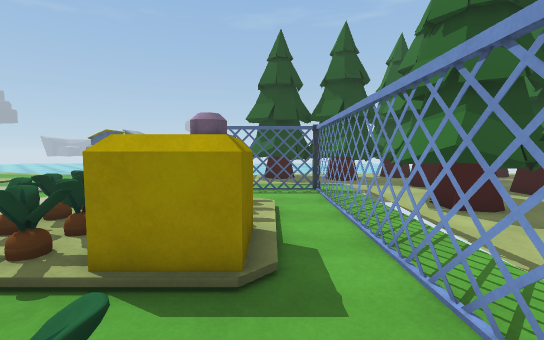
View 1 (above)

24 first-person views from a walk through a scene from a Unity 3-D project. The camera is 1.4 m above the floor, tilts 4° down and sees 90° across. The floor is counted in squares, 1 m on a side. Each view is taken from the middle of a square. On the plan, view 1 faces up. The plan holds only what a view shows up to about 13 squares ahead; the rest is blank. The place goes on beyond the plan. Some animated figures are left out. Some surface patterns are stand-ins.

View 2
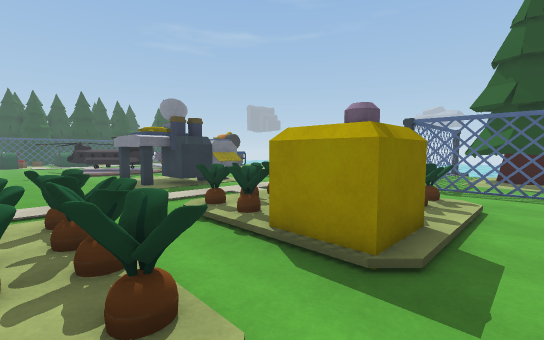

View 3
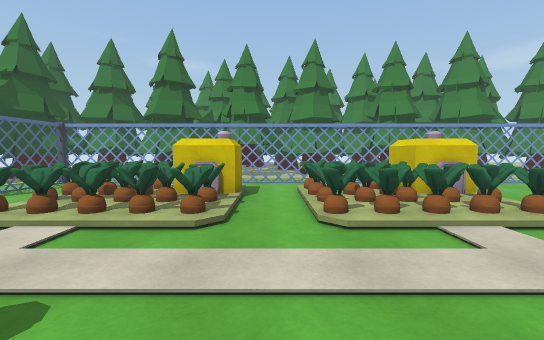

View 4
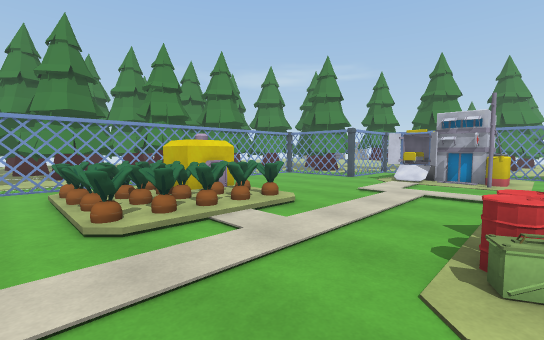

View 5
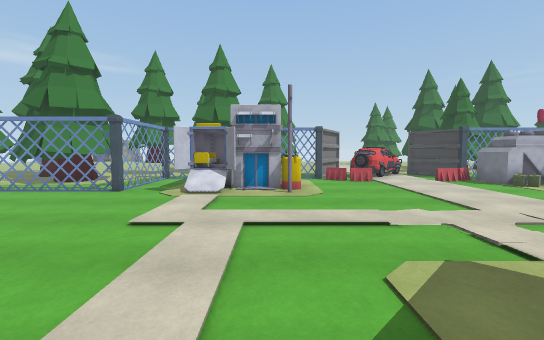

View 6
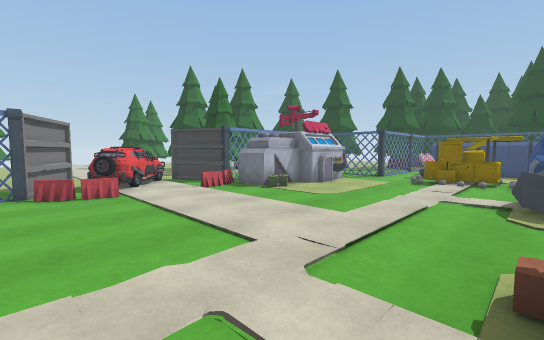

View 7
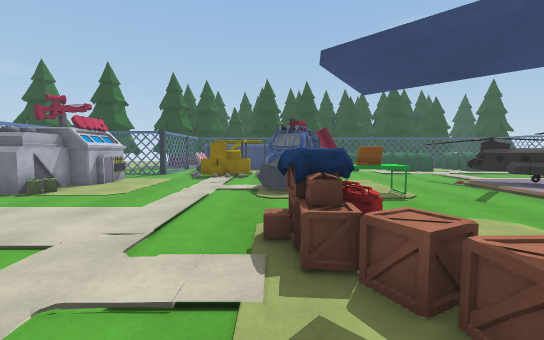

View 8
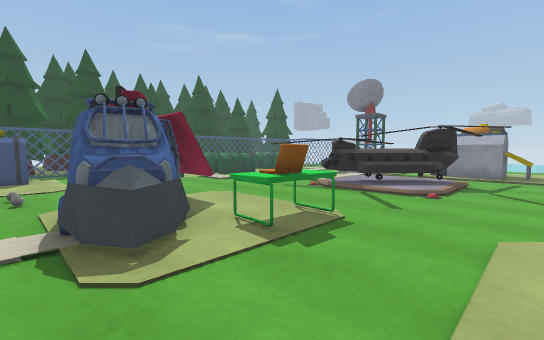

View 9
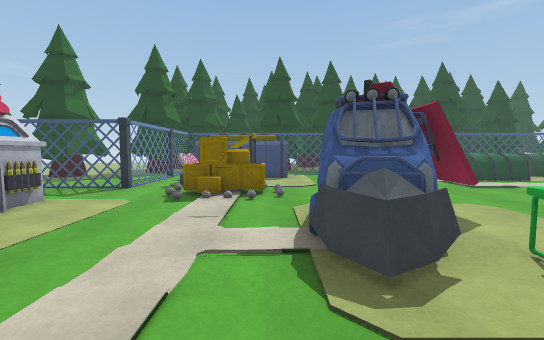

View 10
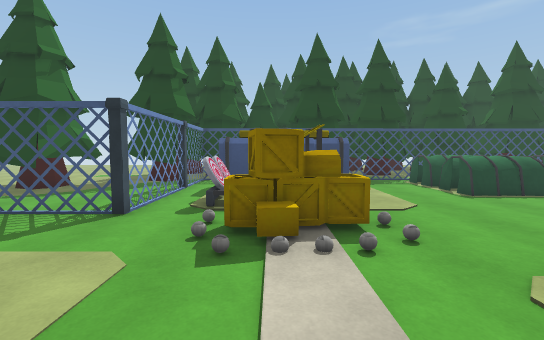

View 11
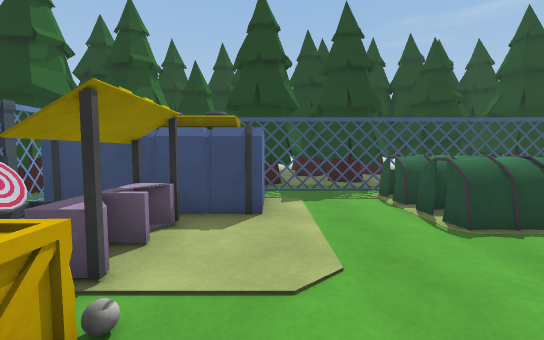

View 12
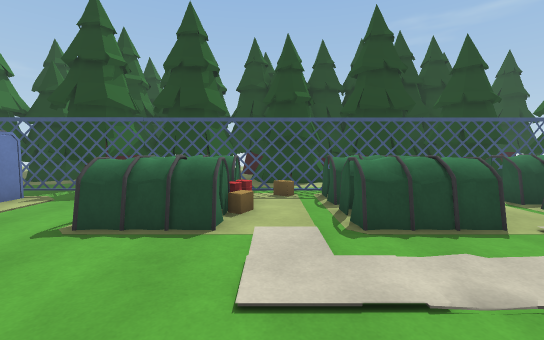

View 13
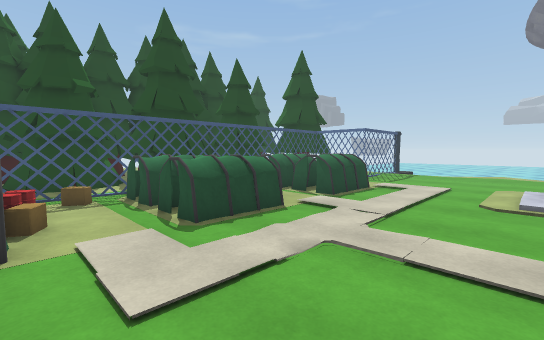

View 14
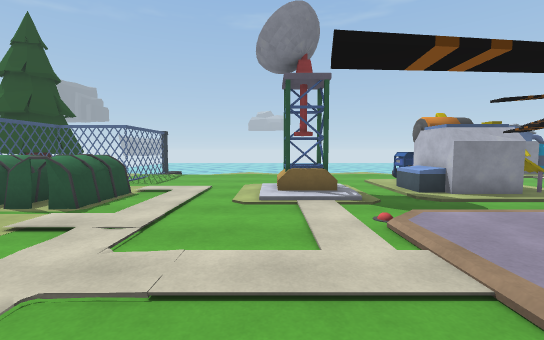

View 15
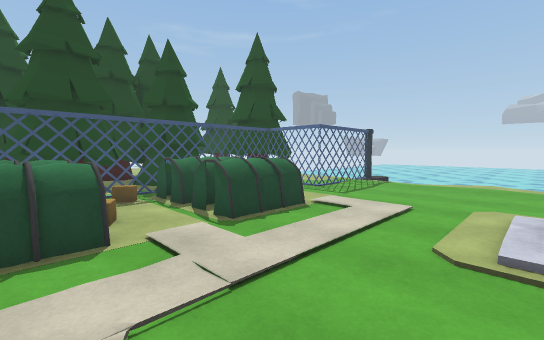

View 16
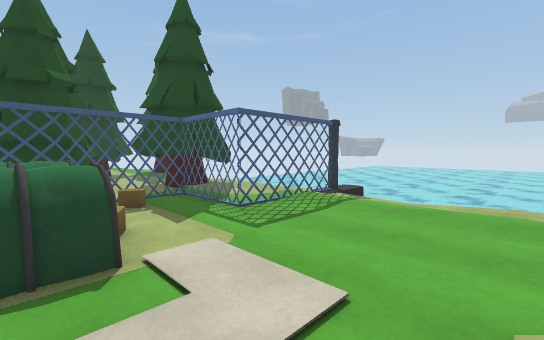

View 17
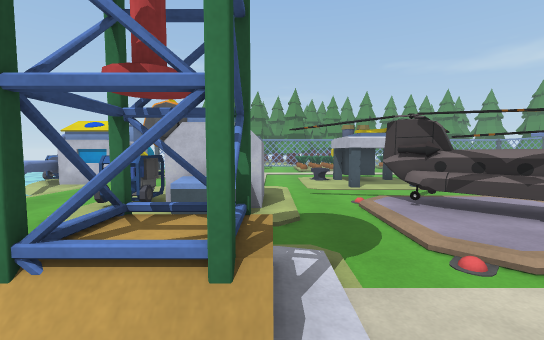

View 18
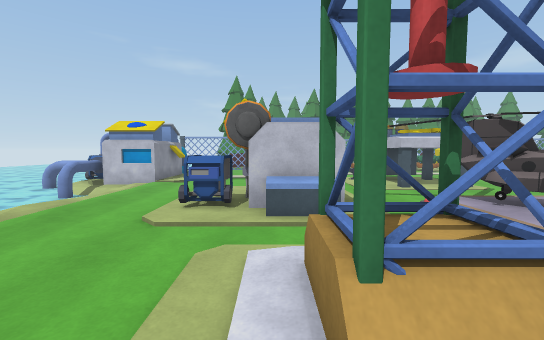

View 19
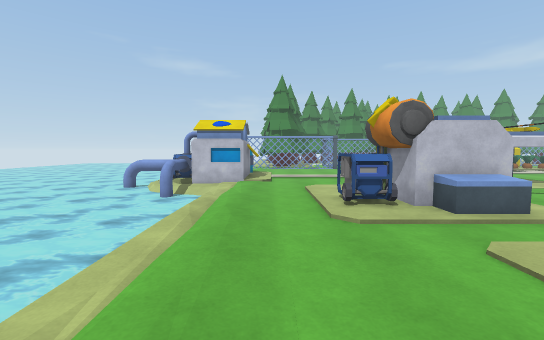

View 20
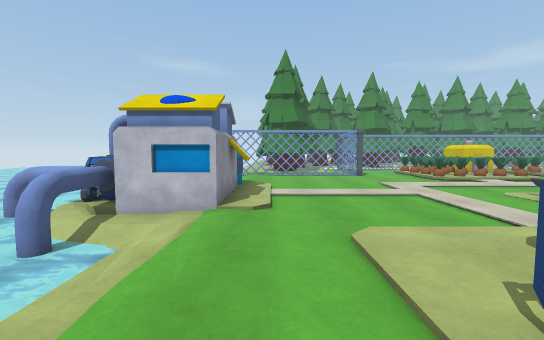

View 21
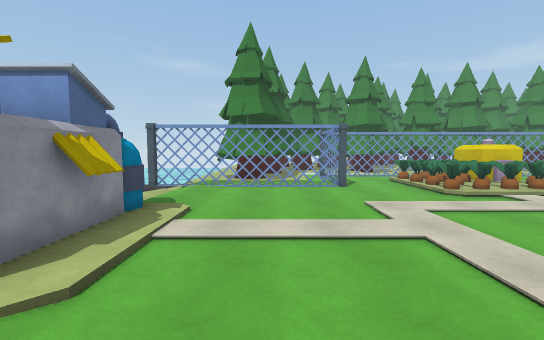

View 22
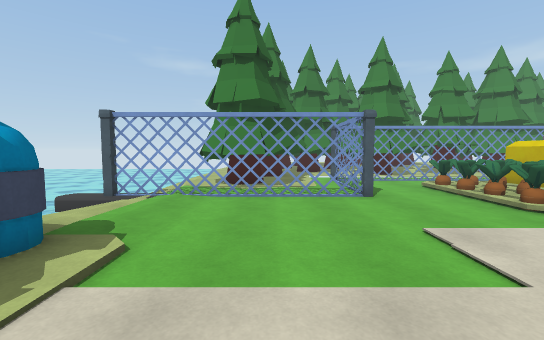

View 23
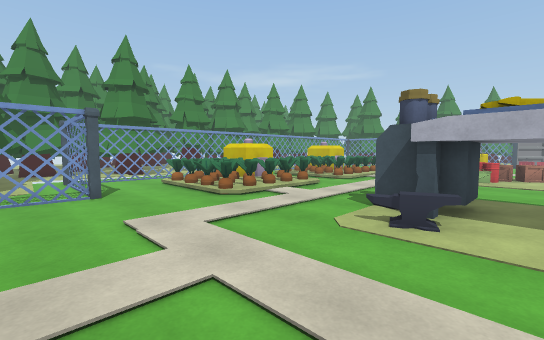

View 24
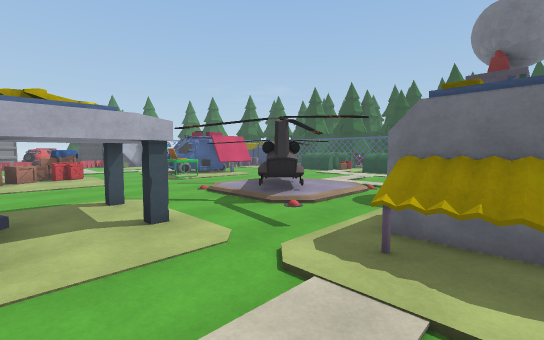

### Floor plan
Key: @ floor where view 1 was taken; # wall or solid block; x gap in a wall; . main floor; : floor 0.25 m higher than the main floor; - floor 0.25 m lower than the main floor; / step, stairs or slope; = window, fence, low wall or low ledge; ~ water the walk can cross; ≈ water the walk keeps out of; ^ raised ledge; T tree; P pillar; H thing the floor can be seen under or through; F fence; C car; E helicopter; G generator; Y cylinder; I pipe; O other object.
Columns run from 35 left of view 1 to 4 right of it. Each row starts with its distance up from view 1.
 22      ≈≈≈≈≈≈≈     ≈≈≈≈≈≈≈^=       ≈≈≈≈
 21       ≈≈≈≈≈≈    ≈≈≈≈≈≈≈≈        ≈≈  ≈≈
 20      OO≈≈     ≈≈≈≈≈≈≈≈x^YG      ≈   ≈≈
 19      P        ~~~~~~~~-#        P   ≈
 18  ....x...::::..:://:./.##   O:::#....
 17 TTT::#::::::::::::::::::#####:::x:TTT
 16 T#T::#....................://...H.T#
 15 #TT..#....................:.....HTTTT
 14 TTFFF............:GG::....:.....x.T#TT T
 13   F.........:::..:OI::....:.....x.:TTTTT
 12 TTF    .::.::=:..OOOOO....:.....x.....TT
 11 TTF OOOO.:.:/==..OOOOO:::::::...PxxxxP.
 10 TT# OOOO.:.:/=/..:OO::......:........x.
  9 T.#OOOOO.:...:..............:........x.T
  8 TT#......:...:........    ..:.OOOOO/.#TT
  7 #T#  O..::...:/ E:E...OOOO..:.OOOOO/.x.T
  6 TT# O OO.:...:/ EEEE..O OOO.::OOOOO/.x.T
  5 T.# O OO.:.:::: EEE/..O OOO.:.OOOOO/.x.
  4 T.#OOOOO.:..../EEE:/..OOOO..:.OOOOOO.x.
  3 T.x......:..../EE///.....  .:.//OOOO.x.
  2 T.x.   .::................ .:........x.
  1  .#OOOOO....................:.OOOOO/.x.
  0 TT# OOOO....................:.OOOOO@.x
 -1 #T#OOOOO.........^^...    ..::OOOOO  x
 -2 #T#........  ##..^#...  OO..::OOOOO  x
 -3 TT#.........  ##.^.... OOO..:.OOOOO  x
 -4 TTT..........  ###...OOOO...:./ OOO
 -5 T#T..##......  ##=...OOO....:.....
 -6 T#T.###....O....:......:....:.......
 -7 TT#   ##=#OO::::......::....:........x
 -8 T.    ##   O::::::::::::::::::.......x
 -9 T     #===.O........:::......:.....  x
-10  T    ####..........:::......:...... x
-11 TT FF.####P.........:::...#.#=#.P#...
-12   TTTP....P..O##....:::...^####.#.=... T
-13   T#T.....x..O ##^..:::...^  ##.x..TTT:T
-14    #T.....x.     #..:::....  ##.x.TTTTTT
-15    TTT....x      #==:::==..  ## x.  T OT
-16     TTTT.      OOP#.:CCC#PFF
-17      T#T           .CCCC#.
-18      TT             CCC##.

Where each view was taken, in squares from view 1:
view 1: 0 up, 0 right, facing up
view 2: 0 up, 1 right, facing up-left
view 3: 2 up, 10 left, facing right
view 4: 2 up, 10 left, facing down-right
view 5: 2 down, 8 left, facing down
view 6: 5 down, 10 left, facing down-left
view 7: 5 down, 9 left, facing left
view 8: 6 down, 14 left, facing up-left
view 9: 6 down, 15 left, facing left
view 10: 8 down, 19 left, facing left
view 11: 5 down, 23 left, facing left
view 12: 2 up, 23 left, facing left
view 13: 1 up, 23 left, facing up-left
view 14: 2 up, 23 left, facing up
view 15: 5 up, 23 left, facing up-left
view 16: 10 up, 24 left, facing up-left
view 17: 10 up, 24 left, facing right
view 18: 12 up, 24 left, facing right
view 19: 16 up, 24 left, facing right
view 20: 16 up, 18 left, facing right
view 21: 14 up, 14 left, facing right
view 22: 14 up, 11 left, facing right
view 23: 13 up, 12 left, facing down-right
view 24: 12 up, 11 left, facing down-left
